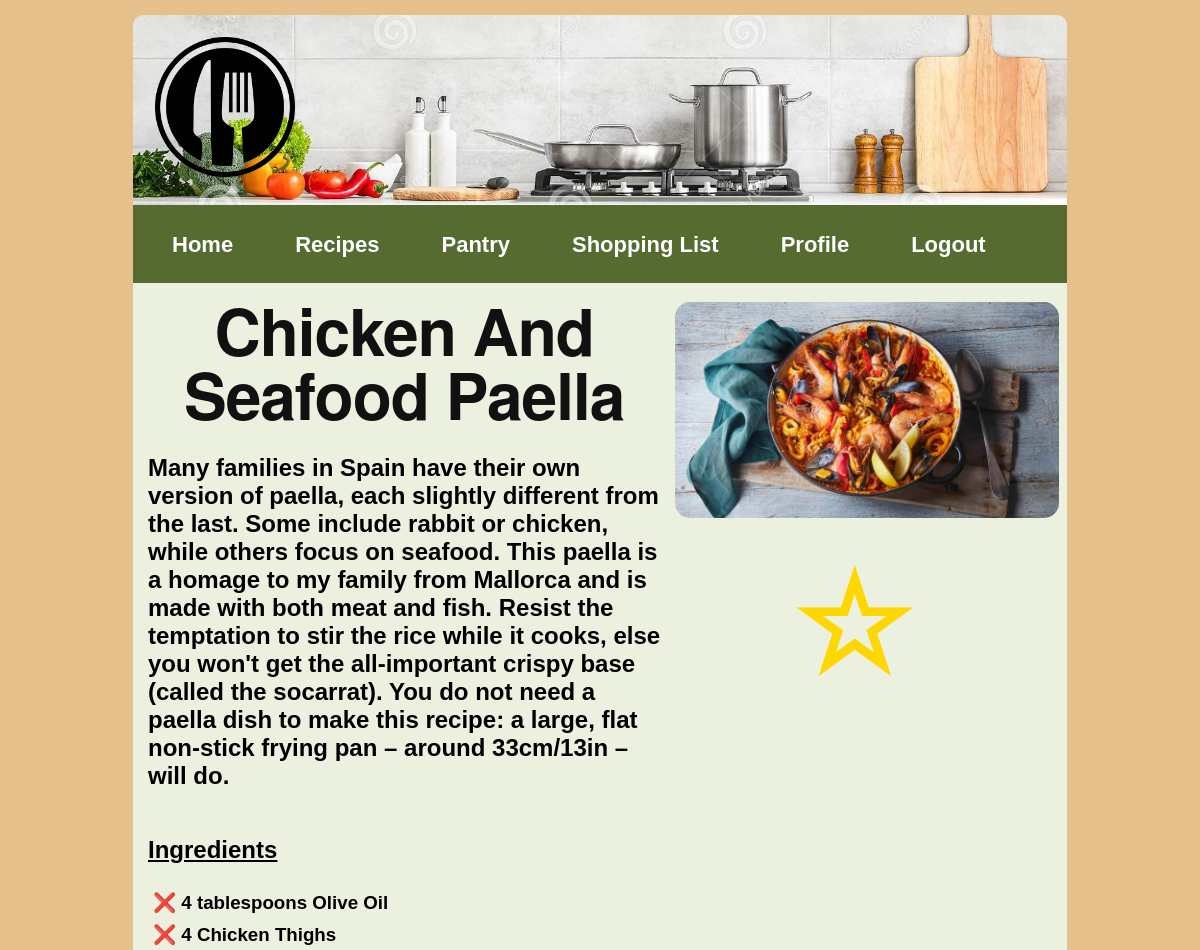
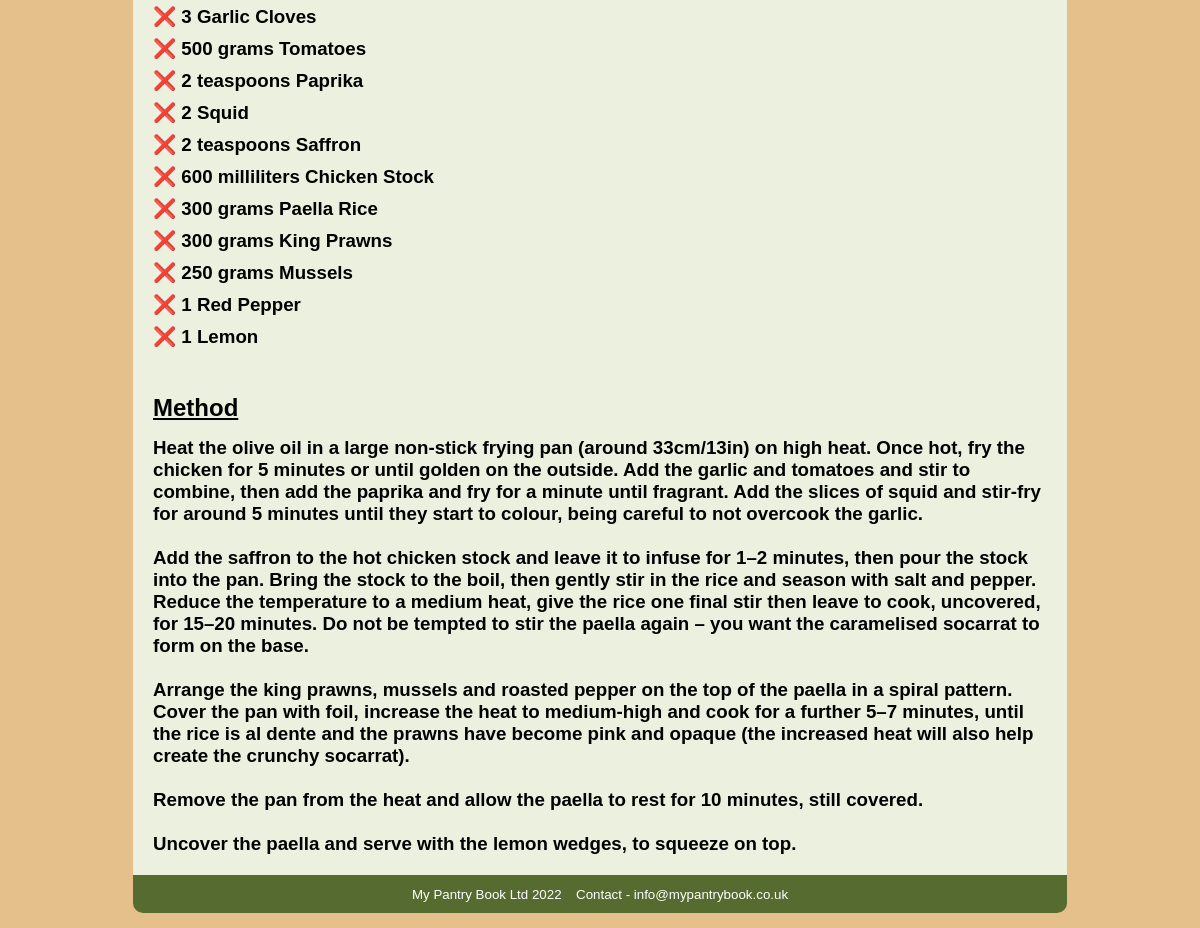
/Website/recipe.php?id=1, run on the app's committed database (2 pictures, top to bottom).
### tables this page shows
CREATE TABLE `recipe` (
  `recipe_id` int(10) UNSIGNED NOT NULL,
  `name` varchar(128) NOT NULL,
  `image` varchar(50) NOT NULL,
  `description` text DEFAULT NULL,
  `method` text DEFAULT NULL,
  `featured` bit(1) NOT NULL DEFAULT b'0',
  `vegetarian` bit(1) NOT NULL DEFAULT b'0',
  `vegan` bit(1) NOT NULL DEFAULT b'0'
);

CREATE TABLE `recipe_ingredient` (
  `recipe_ingredient_id` int(10) UNSIGNED NOT NULL,
  `recipe_id` int(10) UNSIGNED NOT NULL,
  `ingredient_id` int(10) UNSIGNED NOT NULL,
  `unit_id` int(10) UNSIGNED NOT NULL,
  `amount` int(4) DEFAULT NULL
);

CREATE TABLE `unit` (
  `unit_id` int(10) UNSIGNED NOT NULL,
  `unit_name` varchar(64) DEFAULT NULL
);

CREATE TABLE `ingredient` (
  `ingredient_id` int(10) UNSIGNED NOT NULL,
  `ingredient_name` varchar(64) NOT NULL
);

### Website/recipe.php (the view, shortened to what this page needs)
<!DOCTYPE html>
<html lang="en">
<head>
    <link rel="stylesheet" href="style.css" type="text/css" media="screen,projection" />
</head>
<body>
    <body>
        <div id="container">
            <header>
                <div id="header">
                    <a href="home.php"><img src="Images/logo.png" alt="Logo" width="140" height="140"></a>
                </div>
            </header>
            <nav class="navbar">
                <ul class="nav-links">
                    <div class="menu">
                    <li><a href="home.php">Home</a></li>
                    <li class="services">
                        <a href="view-all-recipes.php">Recipes</a>
                    </li>
                    <li><a href="pantry.php">Pantry</a></li>
                    <li><a href="shopping-list.php">Shopping List</a></li>
                    <li><a href="view-account.php">Profile</a></li>
                    <li><a href="logout.php">Logout</a></li>
                </div>
                </ul>
            </nav>
            <?php
            $mysqli = new mysqli("localhost", "root", "", "projectdb");
            if ($res = $mysqli->query('SELECT * FROM recipe INNER JOIN recipe_ingredient USING (recipe_id) WHERE recipe_id=' . $_GET['id'])) {
                if ($res->data_seek(0)) {
                    while ($row = $res->fetch_assoc()) {
                        $name = $row['name'];
                        $image = $row['image'];
                        $description = $row['description'];
                        $method = $row['method'];
                    }
                } else {
                    echo "<br>No Recipes Found";
                }
            } else {
                echo "<h1>Oops... something went wrong, please try again</h1>\n";
            }
            ?>
            <div id="recipe_image">
                <div>
                    <?php
                    echo '<img src="images/' . $image . '">';
                    $recipe_id = $_GET['id'];
                    $iduser = $_COOKIE["idUser"];
                    $query = "SELECT * FROM favourite WHERE recipe_id = '$recipe_id' AND iduser = '$iduser'";
                    $result = mysqli_query($mysqli, $query);
                    if (mysqli_num_rows($result) > 0) {
                        echo '<a title="Remove From Favourites" href="remove-favourite.php?id=' . $recipe_id . '"><h1>&#9733</h1></a>';
                    } else {
                        echo '<a title="Add To Favourites" href="add-favourite.php?id=' . $recipe_id . '"><h1>&#9734</h1></a>';
                    }
                    ?>
                </div>
            </div>
            <div class="main">
                <div id="main_body">
                    <?php
                    echo "<h1>" . $name . "</h1><br/>";
                    echo "<h2>" . $description . "</h2><br/>";
                    echo "<u><h2>Ingredients</h2></u><br/>";
                    ?>
                    <?php
                    if ($res = $mysqli->query('SELECT * FROM recipe_ingredient INNER JOIN recipe USING (recipe_id) INNER JOIN ingredient USING (ingredient_id) INNER JOIN unit USING (unit_id) WHERE recipe_id=' . $_GET['id'])) {
                        if ($res->data_seek(0)) {
                            while ($row = $res->fetch_assoc()) {
                                $ingredient_id = $row['ingredient_id'];
                                $iduser = $_COOKIE["idUser"];
                                $query = "SELECT * FROM pantry WHERE ingredient_id = '$ingredient_id' AND iduser = '$iduser'";
                                $result = mysqli_query($mysqli, $query);
                                if (mysqli_num_rows($result) > 0) {
                                    $available = '<a title="Ingredient In Pantry">&#9989</a>';
                                } else {
                                    $available = '<a title="Ingredient Not In Pantry">&#10060</a>';
                                }
                                $ingredients = $row['amount'] . " " . $row['unit_name'] . " " . $row['ingredient_name'];
                                echo "<h3>" . $available . $ingredients . "</h3>";
                            }
                        } else {
                            echo "<br>No Ingredients Found";
                        }
                    } else {
                        echo "<h1>Oops... something went wrong, please try again</h1>\n";
                    }
                    $method = str_replace("\n", '<br/>', $method);
                    echo "<br><br><h2><u>Method</u><br/><h3><p>" . $method . "</h3>\n";
                    ?>
                </div>
            </div>
            <footer>
                <ul>
                    <li>My Pantry Book Ltd 2022</li>
                    <li>Contact - info@mypantrybook.co.uk</li>
                </ul>
            </footer>
        </div>
    </body>
</html>

### Website/style.css (style rules this page uses)
* { padding: 5px; margin: 0; }
body { font-family: Arial, Verdana, sans-serif; font-style: normal; font-size: 100%; background-color: #e6c08a; }
body { font-family: sans-serif; }
a { text-decoration: none; }
li { list-style: none; }
.navbar { display: flex; align-items: center; justify-content: space-between; padding: 10px; background-color: #556b2f; }
.nav-links a { color: #ffffff; font-weight:bold; font-size: 22px; }
.menu { display: flex; gap: 1em; font-size: 24px; }
.menu li { padding: 5px 14px; }
.services { position: relative; }
#container { margin-left: 10%; margin-right: 10%; }
header, footer, .nav { background-color: #556b2f; color: black; }
header { background-image: url("Images/banner.jpg"); background-size: cover; background-position: center center; height: 180px; width: auto; text-shadow: 8px 8px 4px black; border-top-left-radius: 10px; border-top-right-radius: 10px; }
#header img { padding: 12px; float: left; padding-left: 1vw; }
.main { background-color: #EBF1DE; }
#main_body { background-color: #EBF1DE; min-height: 30vh; width: auto; margin-bottom: 0px; border-color: white; border-top-color: black; border-left-color: black; }
#main_body h1 { color: #111; font-size: 48pt; font-family: Helvetica Neue; font-weight: bold; letter-spacing: -1px; line-height: 1; text-align: center; }
#recipe_image { float: right; width: 40%; padding-right: 3%; padding-top: 1%; }
#recipe_image img { float: center; width: 32vw; height: 18vw; border-radius: 20px 20px 20px 20px; }
#recipe_image h1 { color: gold; font-size: 98pt; text-align: center; }
footer { text-align: center; min-height: 20px; border-bottom-left-radius: 10px; border-bottom-right-radius: 10px; }
footer ul li { list-style-type: none; display: inline; font-size: 10pt; color: white; }

### data on the page
recipe: image (picture), name "Chicken And Seafood Paella", description "Many families in Spain have their own version of paella, each slightly different from the last. Some include rabbit or chicken, while others focus on seafood. This paella is a homage to my family from Mallorca and is made with both meat and fish. Resist the temptation to stir the rice while it cooks, else you won't get the all-important crispy base (called the socarrat). You do not need a paella dish to make this recipe: a large, flat non-stick frying pan – around 33cm/13in – will do.", method "Heat the olive oil in a large non-stick frying pan (around 33cm/13in) on high heat. Once hot, fry the chicken for 5 minutes or until golden on the outside. Add the garlic and tomatoes and stir to combine, then add the paprika and fry for a minute until fragrant. Add the slices of squid and stir-fry for around 5 minutes until they start to colour, being careful to not overcook the garlic. Add the saffron to the hot chicken stock and leave it to infuse for 1–2 minutes, then pour the stock into the pan. Bring the stock to the boil, then gently stir in the rice and season with salt and pepper. Reduce the temperature to a medium heat, give the rice one final stir then leave to cook, uncovered,…"
recipe_ingredient: amount.ingredient_name "4 tablespoons Olive Oil"
recipe_ingredient: amount.ingredient_name "4 Chicken Thighs"
recipe_ingredient: amount.ingredient_name "3 Garlic Cloves"
recipe_ingredient: amount.ingredient_name "500 grams Tomatoes"
recipe_ingredient: amount.ingredient_name "2 teaspoons Paprika"
recipe_ingredient: amount.ingredient_name "2 Squid"
recipe_ingredient: amount.ingredient_name "2 teaspoons Saffron"
recipe_ingredient: amount.ingredient_name "600 milliliters Chicken Stock"
recipe_ingredient: amount.ingredient_name "300 grams Paella Rice"
recipe_ingredient: amount.ingredient_name "300 grams King Prawns"
recipe_ingredient: amount.ingredient_name "250 grams Mussels"
recipe_ingredient: amount.ingredient_name "1 Red Pepper"
recipe_ingredient: amount.ingredient_name "1 Lemon"
